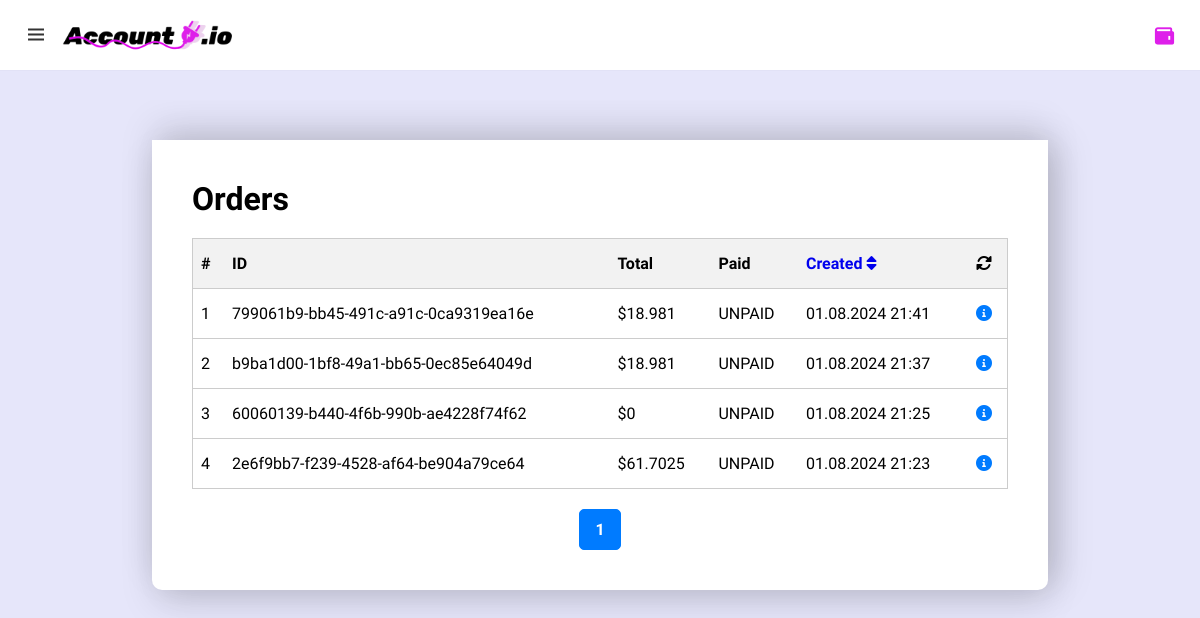
/orders.php (signed in), run on the app's committed database.
### tables this page shows
CREATE TABLE `orders`  (
  `id` varchar(255) NOT NULL COMMENT ' ',
  `user_id` int NULL DEFAULT NULL,
  `cost` varchar(11) NULL DEFAULT NULL,
  `quantity` int NULL DEFAULT NULL,
  `total` varchar(255) NULL DEFAULT NULL,
  `paid` varchar(255) NULL DEFAULT NULL,
  `created_date` datetime NULL DEFAULT NULL,
  `updated_date` datetime NULL DEFAULT NULL,
  PRIMARY KEY (`id`) USING BTREE
);

### orders.php (the view, shortened to what this page needs)
<?php
   include './system/config.php';
   if (!isset($_SESSION['USER_ID'])) {
      $email = $_SESSION['SESSION_EMAIL'];
      $stmt = $conn->prepare("SELECT id FROM users WHERE email = ?");
      $stmt->bind_param("s", $email);
      $stmt->execute();
      $stmt->bind_result($userId);
   } else {
      $userId = $_SESSION['USER_ID'];
   }
   $limit = 10;
   $page = isset($_GET['page']) ? (int)$_GET['page'] : 1;
   $offset = ($page - 1) * $limit;
   $sort_order = isset($_GET['sort_order']) ? $_GET['sort_order'] : 'DESC';
   $new_sort_order = $sort_order === 'ASC' ? 'DESC' : 'ASC';
   $orders = $conn->prepare('SELECT id, total, paid, created_date FROM orders WHERE user_id = ? ORDER BY created_date ' . $sort_order . ' LIMIT ?, ?');
   $orders->bind_param("iii", $userId, $offset, $limit);
   if ($orders) {
      $orders->execute();
      $result = $orders->get_result();
      $orders_data = $result->fetch_all(MYSQLI_ASSOC);
   } else {
      echo ("No Order");
   }
   $total_orders_result = $conn->query('SELECT COUNT(*) as total FROM orders');
   $total_orders = $total_orders_result->fetch_assoc()['total'];
   $total_pages = ceil($total_orders / $limit);
?>
<!DOCTYPE html>
<html lang="en">
<head>
   <link rel="stylesheet" href="./assets/explore.css">
   <link rel="stylesheet" href="./assets/nav.css">
   <link rel="stylesheet" href="https://unicons.iconscout.com/release/v4.0.0/css/line.css">
   <link rel="stylesheet" href="./buy/products.css">
   <link href="https://unpkg.com/boxicons@2.1.2/css/boxicons.min.css" rel="stylesheet">
   <link rel="stylesheet" href="https://cdnjs.cloudflare.com/ajax/libs/font-awesome/6.0.0-beta3/css/all.min.css">
</head>
<body>
   <div class="product-container">
      <div class="card">
         <div class="info">
            <h1>Orders</h1>
            <table>
               <tr>
                  <th>#</th>
                  <th>ID</th>
                  <th>Total</th>
                  <th>Paid</th>
                  <th>
                     <a href="?page=<?php echo $page; ?>&sort_order=<?php echo $new_sort_order; ?>">
                        Created <i class="fa-solid fa-sort"></i>
                     </a>
                  </th>
                  <th><i class="fa-solid fa-rotate reload-icon" id="reload-icon"></i></th>
               </tr>
               <?php if (!empty($orders_data)) : ?>
                  <?php $counter = $offset + 1; ?>
                  <?php foreach ($orders_data as $order) : ?>
                     <tr>
                        <td><?php echo htmlspecialchars($counter++); ?></td>
                        <td><?php echo htmlspecialchars($order['id']); ?></td>
                        <td>$<?php echo htmlspecialchars($order['total']); ?></td>
                        <td><?php echo htmlspecialchars($order['paid']); ?></td>
                        <td>
                           <?php
                           $date = new DateTime($order['created_date']);
                           echo htmlspecialchars($date->format('d.m.Y H:i'));
                           ?>
                        </td>
                        <td><a href="/buy/info.php?id=<?php echo htmlspecialchars($order['id']); ?>" style="color: #007bff;"><i class="fa-solid fa-circle-info"></i></a></td>
                     </tr>
                  <?php endforeach; ?>
               <?php else : ?>
                  <tr>
                     <td colspan="6">No orders found.</td>
                  </tr>
               <?php endif; ?>
            </table>
            <div class="pagination">
               <?php for ($i = 1; $i <= $total_pages; $i++) : ?>
                  <a href="?page=<?php echo $i; ?>&sort_order=<?php echo $sort_order; ?>" class="<?php echo ($i == $page) ? 'active' : ''; ?>">
                     <?php echo $i; ?>
                  </a>
               <?php endfor; ?>
            </div>
         </div>
      </div>
   </div>
   <?php require_once './menu.php'; ?>
</body>
</html>

### assets/nav.css (style rules this page uses)
* { margin: 0; padding: 0; box-sizing: border-box; font-family: "Poppins", sans-serif; }
body { min-height: 100%; background: lavender; }

### buy/products.css (style rules this page uses)
* { margin: 0; padding: 0; box-sizing: border-box; font-family: "League Spartan", sans-serif; }
.product-container { margin-top: 100px; display: flex; justify-content: center; align-items: center; padding: 40px; overflow: hidden; }
.card { display: flex; justify-content: center; align-items: center; width: 1200px; flex-direction: column; }
.info { width: 80%; background-color: #fff; z-index: 0; padding: 40px; box-shadow: 15px 0 35px rgba(0, 0, 0, 0.1), 0 -15px 35px rgba(0, 0, 0, 0.1), 0 15px 35px rgba(0, 0, 0, 0.1); border-bottom-left-radius: 10px; border-bottom-right-radius: 10px; }
table tr td, table tr th { border: none; }
table, table tr { border: 1px solid #ccc; }
table tr { height: 50px; }

### orders.php (style rules this page uses)
table { width: 100%; border-collapse: collapse; margin-top: 20px; }
th, td { border: 1px solid #ddd; padding: 8px; text-align: left; }
th { background-color: #f2f2f2; }
.pagination { margin-top: 20px; display: flex; justify-content: center; }
.pagination a { margin: 0 5px; text-decoration: none; padding: 10px 15px; border: 1px solid #007bff; border-radius: 5px; color: #007bff; transition: background-color 0.3s, color 0.3s; }
.pagination a.active { background-color: #007bff; color: white; font-weight: bold; }
#reload-icon { cursor: pointer; }
a { text-decoration: none; }

### data on the page
orders: id "799061b9-bb45-491c-a91c-0ca9319ea16e", total "18.981", paid "UNPAID", created_date "01.08.2024 21:41"
orders: id "b9ba1d00-1bf8-49a1-bb65-0ec85e64049d", total "18.981", paid "UNPAID", created_date "01.08.2024 21:37"
orders: id "60060139-b440-4f6b-990b-ae4228f74f62", total "0", paid "UNPAID", created_date "01.08.2024 21:25"
orders: id "2e6f9bb7-f239-4528-af64-be904a79ce64", total "61.7025", paid "UNPAID", created_date "01.08.2024 21:23"
